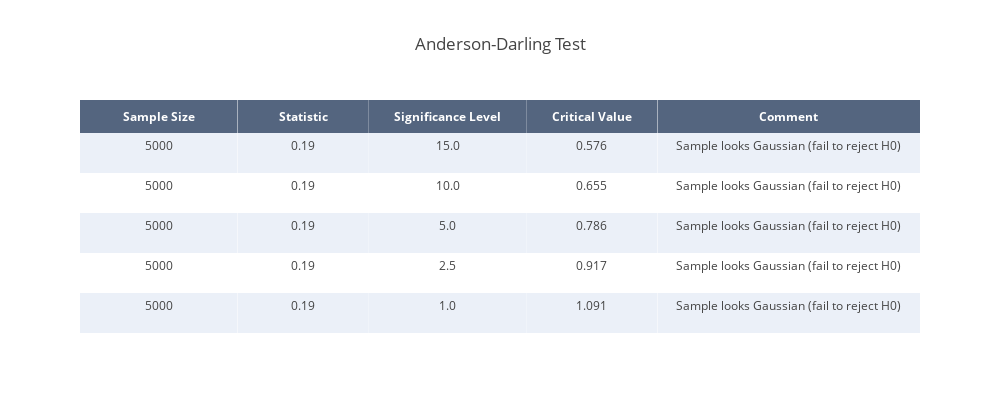

Notebook code cell kept with this figure:
### Markdown cell above
### Anderson-Darling
The Anderson-Darling test is another statistical test that can be used to determine whether the distribution of the data sample deviates from the Gaussian distribution. The test is named after Theodore Wilbur Anderson and Donald Allan Darling, who first described it in 1952. A feature of this test is that it provides a list of critical values, not just a single p-value, which allows a more thorough interpretation of the result.

### Code cell
# Normality test
test = "Anderson-Darling Test"
result = anderson(samples_i_t)

# Round results
stat = round(result.statistic, 3)

# Create table
result_mat = []
for i in range(len(result.critical_values)):
    sl, cv = result.significance_level[i], result.critical_values[i]
    if result.statistic < result.critical_values[i]:
        msg = 'Sample looks Gaussian (fail to reject H0)'
    else:
        msg = 'Sample does not look Gaussian (reject H0)'
    result_mat.append([len(samples_i_t), stat, sl, cv, msg])

trace = go.Table(
    header=dict(values=['<b>Sample Size</b>', '<b>Statistic</b>', '<b>Significance Level</b>', '<b>Critical Value</b>', '<b>Comment</b>'],
                line = dict(width=0),
                fill = dict(color='rgba(42,63,95,0.8)'),
                align = 'center',
                font = dict(
                    color = '#ffffff',
                    size = 12
                )),
    cells=dict(values=np.array(result_mat).T,
               line = dict(width=0),
               fill = dict(color=[['#EBF0F8', '#ffffff', '#EBF0F8', '#ffffff', '#EBF0F8']]),
               align = 'center',
               height = 40),
    columnwidth=[0.3, 0.25, 0.3, 0.25, 0.5])
       
data = [trace]

layout = dict(title=test, height=415, width=1000)

andar_table = dict(data=data, layout=layout)

# Plot table
iplot(andar_table)

### Figure 1 — Plotly figure (JSON) as saved in the notebook; plotly's stock layout.template omitted (floating-point values rounded to 4 significant figures)
{"data": [{"cells": {"align": "center", "fill": {"color": [["#EBF0F8", "#ffffff", "#EBF0F8", "#ffffff", "#EBF0F8"]]}, "height": 40, "line": {"width": 0}, "values": [["5000", "5000", "5000", "5000", "5000"], ["0.19", "0.19", "0.19", "0.19", "0.19"], ["15.0", "10.0", "5.0", "2.5", "1.0"], ["0.576", "0.655", "0.786", "0.917", "1.091"], ["Sample looks Gaussian (fail to reject H0)", "Sample looks Gaussian (fail to reject H0)", "Sample looks Gaussian (fail to reject H0)", "Sample looks Gaussian (fail to reject H0)", "Sample looks Gaussian (fail to reject H0)"]]}, "columnwidth": [0.3, 0.25, 0.3, 0.25, 0.5], "header": {"align": "center", "fill": {"color": "rgba(42,63,95,0.8)"}, "font": {"color": "#ffffff", "size": 12}, "line": {"width": 0}, "values": ["<b>Sample Size</b>", "<b>Statistic</b>", "<b>Significance Level</b>", "<b>Critical Value</b>", "<b>Comment</b>"]}, "type": "table", "uid": "89853e00-2904-4f23-94a2-510007dc3af4"}], "layout": {"height": 415, "title": {"text": "Anderson-Darling Test"}, "width": 1000}}
